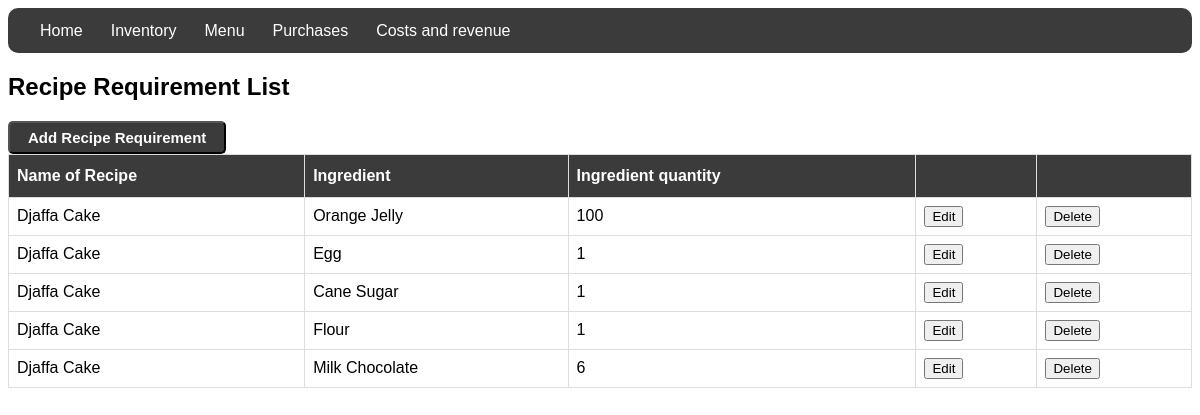
/reciperequirement/list (signed in), run on the app's committed database.
### inventory/models.py (models this page shows, shortened)
class RecipeRequirement(models.Model):
    menu_item = models.ForeignKey(MenuItem, on_delete=models.CASCADE)
    ingredient = models.ForeignKey(Ingredient, on_delete=models.CASCADE)
    ingredient_quantity = models.IntegerField(default=0)

class MenuItem(models.Model):
    name = models.CharField(max_length=30)
    price = models.FloatField(default=0)

class Ingredient(models.Model):
    name = models.CharField(max_length=30)
    quantity = models.FloatField(default=0)
    unit = models.CharField(max_length=30)
    unit_price = models.FloatField(default=0)
    total_price = models.IntegerField(default=0)

### inventory/views.py (the view)
# urls.py: path('reciperequirement/list', views.RecipeRequirementList.as_view(), name="reciperequirementlist"),
class RecipeRequirementList(LoginRequiredMixin, ListView):
    model = RecipeRequirement

### inventory/templates/inventory/reciperequirement_list.html
{% extends './base.html' %}
{% block content %}
<h2>Recipe Requirement List</h2>
<a href="{% url 'reciperequirementcreate' %}"><button class="btn">Add Recipe Requirement</button></a>
<table id="reciperequirements">
  <tr>
    <th>Name of Recipe</th>
    <th>Ingredient</th>
    <th>Ingredient quantity</th>
      <th> </th>
      <th> </th>
  </tr>
  {% for reciperequirement in reciperequirement_list %}
  <tr>
  <tr>
      <td>{{ reciperequirement.menu_item.name|title }}</td>
      <td>{{ reciperequirement.ingredient.name|title }}</td>
      <td>{{ reciperequirement.ingredient_quantity }}</td>
      <td><a href="{% url 'reciperequirementupdate' reciperequirement.id %}"><button>Edit</button></a></td>
      <td><a href="{% url 'reciperequirementdelete' reciperequirement.id %}"><button>Delete</button></a></td>
  </tr>
  {% endfor %}
</table>
{% endblock %}

### inventory/templates/inventory/base.html (style rules this page uses)
body { font-family: Arial, Helvetica, sans-serif; }
table { border-collapse: collapse; width: 100%; }
td, th { border: 1px solid #ddd; padding: 8px; }
tr:nth-child(even) { background-color: #f2f2f2; }
th { padding-top: 12px; padding-bottom: 12px; text-align: left; background-color: #3B3B3B;; color: white; }
.btn { background-color:#3B3B3B; border-radius:5px; display:inline-block; cursor:pointer; color:#ffffff; font-size:15px; font-weight:bold; padding:6px 18px; text-decoration:none; }

### data on the page
RecipeRequirement: menu_item.name "Djaffa Cake", ingredient.name "Orange Jelly", ingredient_quantity "100"
RecipeRequirement: menu_item.name "Djaffa Cake", ingredient.name "Egg", ingredient_quantity "1"
RecipeRequirement: menu_item.name "Djaffa Cake", ingredient.name "Cane Sugar", ingredient_quantity "1"
RecipeRequirement: menu_item.name "Djaffa Cake", ingredient.name "Flour", ingredient_quantity "1"
RecipeRequirement: menu_item.name "Djaffa Cake", ingredient.name "Milk Chocolate", ingredient_quantity "6"
